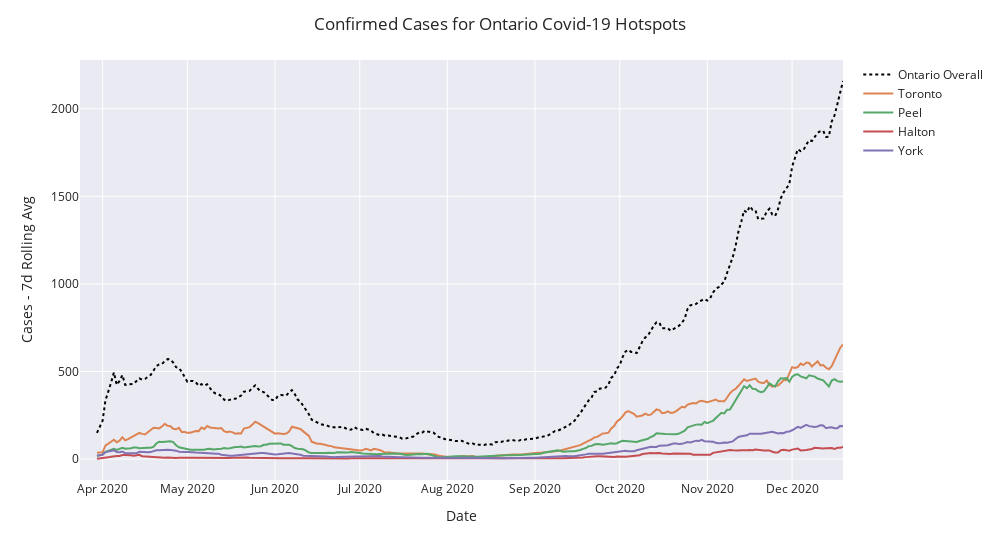

Source (notebook cell):
### Code cell
#hide
fig_hot = px.line(width=1000, template='seaborn'
                  )

fig_hot.add_trace(go.Scatter(
    x=ontario['Date'],
    y=ontario['Rolling 7d'],
    mode='lines',
    name='Ontario Overall',
    line=dict(color="black", dash="dot")
    ))
fig_hot.add_trace(go.Scatter(
    x=toronto['Date'],
    y=toronto['Rolling 7d'],
    mode='lines',
    name='Toronto',
    #line=dict(color="yellow", dash="solid")
    ))

fig_hot.add_trace(go.Scatter(
    x=peel['Date'],
    y=peel['Rolling 7d'],
    mode='lines',
    name='Peel',
    #line=dict(color="red", dash="solid")
    ))
fig_hot.add_trace(go.Scatter(
    x=halton['Date'],
    y=halton['Rolling 7d'],
    mode='lines',
    name='Halton',
    #line=dict(color="orange", dash="solid")
    ))
fig_hot.add_trace(go.Scatter(
    x=york['Date'],
    y=york['Rolling 7d'],
    mode='lines',
    name='York',
    #line=dict(color="green", dash="solid")
    ))

fig_hot.update_layout(title='Confirmed Cases for Ontario Covid-19 Hotspots',
                      xaxis_title='Date',
                      yaxis_title='Cases - 7d Rolling Avg')

### Figure 1 — Plotly figure (JSON) as saved in the notebook; plotly's stock layout.template omitted (floating-point values rounded to 4 significant figures; data arrays with more than 128 entries replaced by an {"elided": "..."} marker saying what was removed)
{"data": [{"line": {"color": "black", "dash": "dot"}, "mode": "lines", "name": "Ontario Overall", "type": "scatter", "x": {"elided": "271 str values"}, "y": {"elided": "271 float values"}}, {"mode": "lines", "name": "Toronto", "type": "scatter", "x": {"elided": "271 str values"}, "y": {"elided": "271 float values"}}, {"mode": "lines", "name": "Peel", "type": "scatter", "x": {"elided": "271 str values"}, "y": {"elided": "271 float values"}}, {"mode": "lines", "name": "Halton", "type": "scatter", "x": {"elided": "271 str values"}, "y": {"elided": "271 float values"}}, {"mode": "lines", "name": "York", "type": "scatter", "x": {"elided": "271 str values"}, "y": {"elided": "271 float values"}}], "layout": {"legend": {"tracegroupgap": 0}, "margin": {"t": 60}, "title": {"text": "Confirmed Cases for Ontario Covid-19 Hotspots"}, "width": 1000, "xaxis": {"anchor": "y", "domain": [0, 1], "title": {"text": "Date"}}, "yaxis": {"anchor": "x", "domain": [0, 1], "title": {"text": "Cases - 7d Rolling Avg"}}}}
